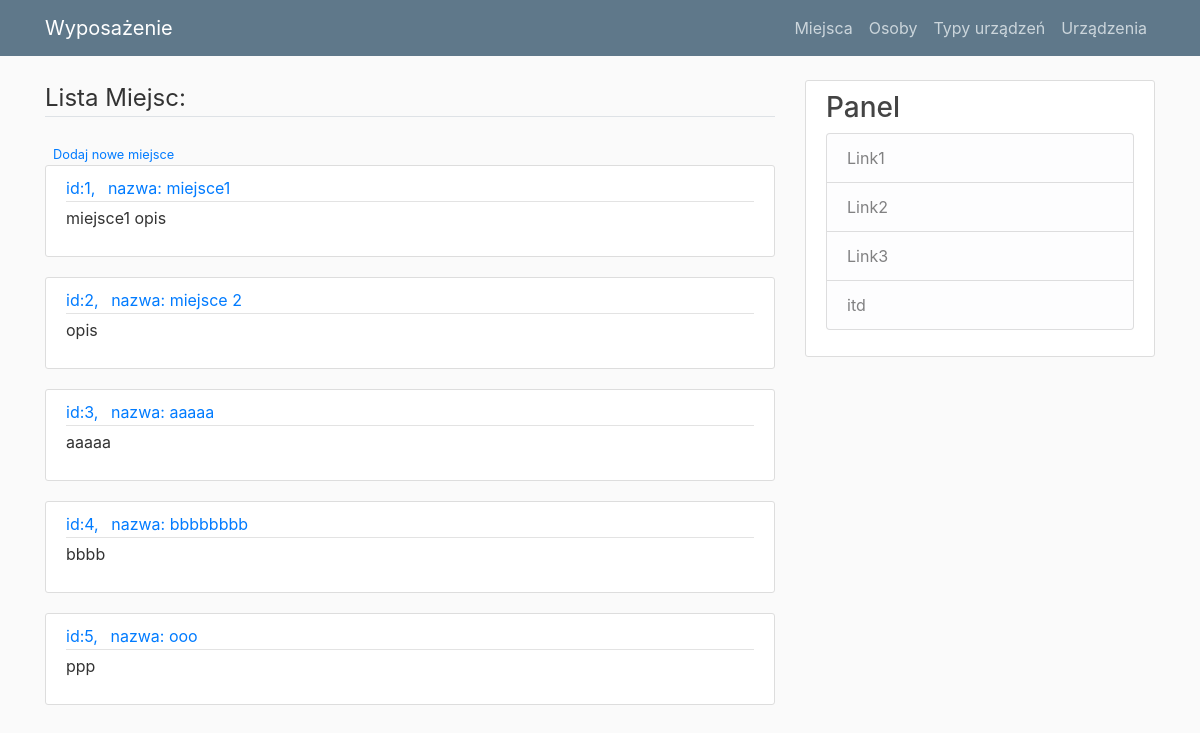
Page /pokazmiejsca on the earlier database version.
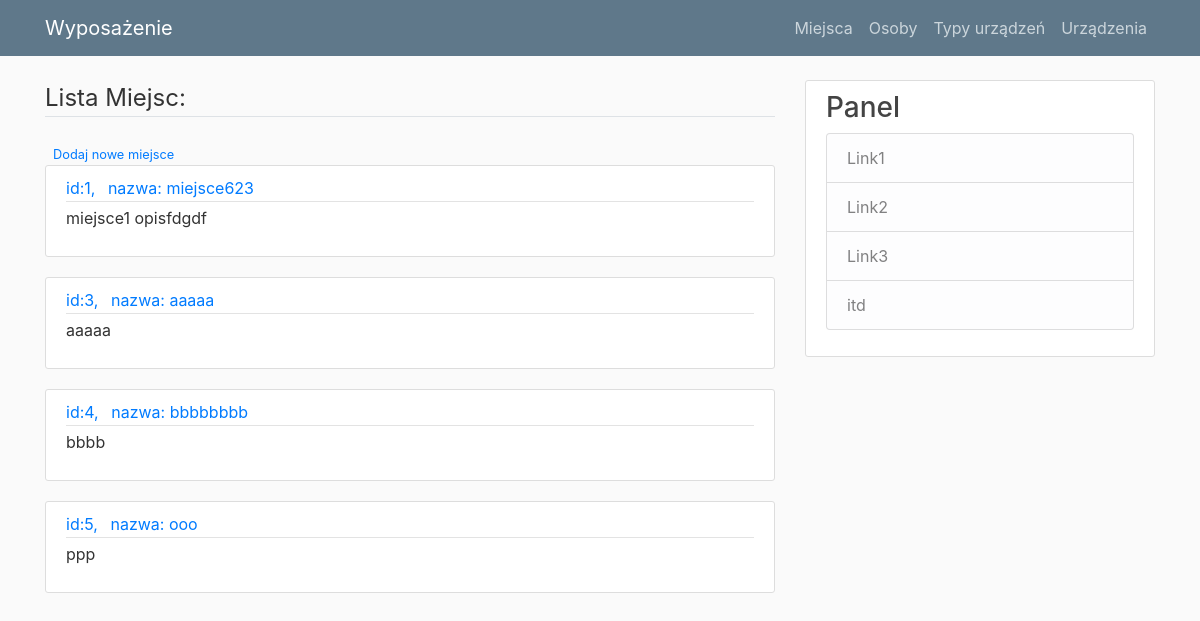
Same page on the later database version.
### wyposazenie/models.py (models this page shows)
class Miejsca(db.Model):
    __tablename__ = "miejsca"
    id_miejsce = db.Column(db.Integer, primary_key = True)
    nazwa = db.Column(db.String(30), nullable = False, unique = True)
    opis = db.Column(db.String(150))

### wyposazenie/routes.py (the view)
@app.route("/pokazmiejsca")
def pokazmiejsca():
    miejsca_query = Miejsca.query.all()
    return render_template('pokaz_miejsca.html', miejsca=miejsca_query)

### wyposazenie/templates/pokaz_miejsca.html
{% extends "layout.html" %}
{% block content %}
<legend class="border-bottom mb-4">Lista Miejsc:</legend>
<div>
    <small class="text muted">
        <a class="ml-2" href="{{ url_for('dodajmiejsce') }}">Dodaj nowe miejsce</a>
    </small>
</div>
{% for miejsce in miejsca %}
<article class="media content-section">
    <div class="media-body">
        <div class="article-metadata">
            <a class="mr-2" href="{{ url_for('pokazmiejsce', id_miejsce=miejsce.id_miejsce) }}">id:{{miejsce.id_miejsce}}, </a>
            <a class="mr-2" href="#">nazwa: {{miejsce.nazwa}}</a>
        </div>
        <p class="article-content">{{ miejsce.opis }}</p>
    </div>
</article>
{% endfor %}
{%  endblock content %}

Differences in the rows shown:
removed Miejsca: id_miejsce "2", nazwa "miejsce 2", opis "opis"
changed Miejsca id 1: nazwa "miejsce1" → "miejsce623"; opis "miejsce1 opis" → "miejsce1 opisfdgdf"
